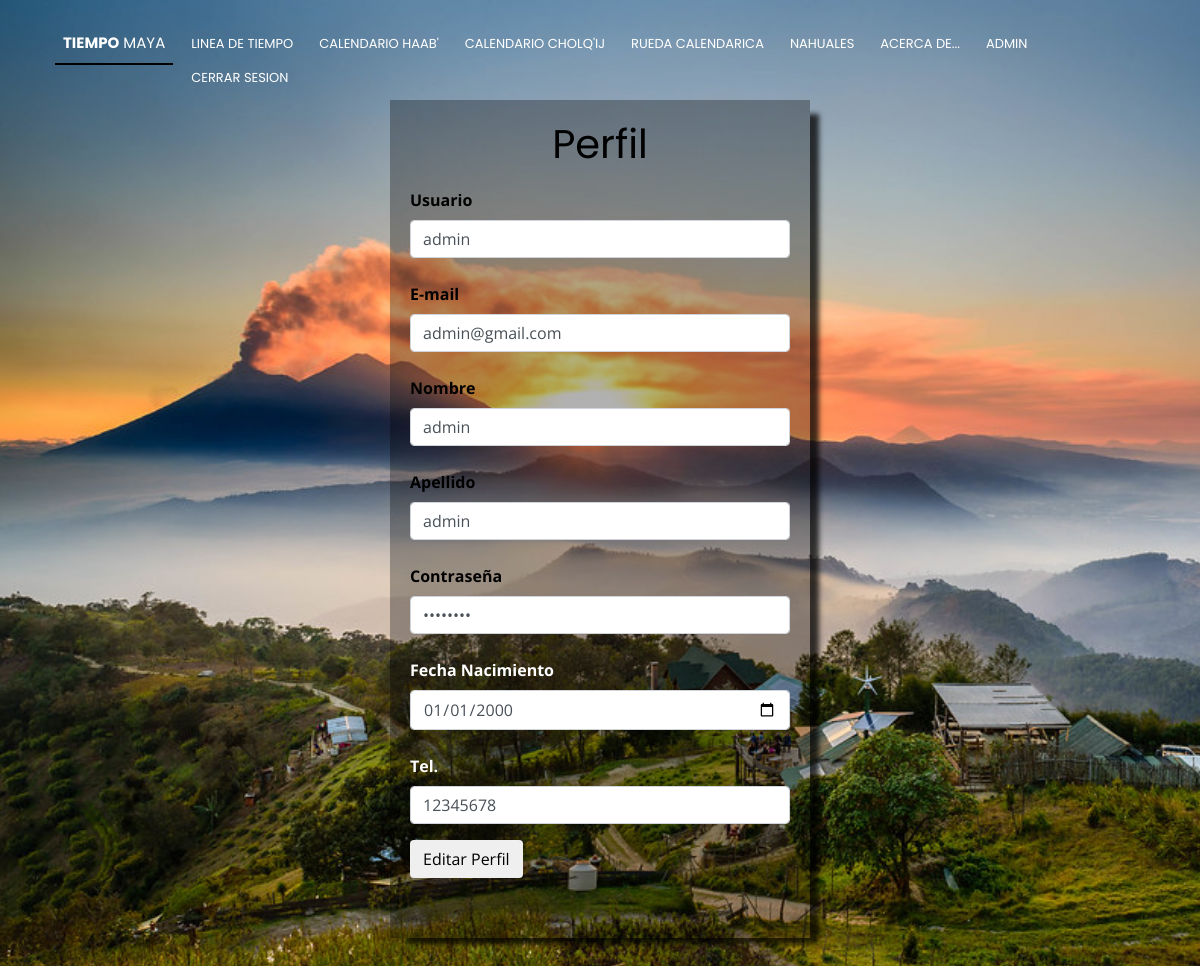
The app's page /web/CalendarioMaya/editar_perfil.php (signed in) with its own data.
### tables this page shows
CREATE TABLE `usuario` (
  `username` varchar(40) NOT NULL,
  `password` varchar(100) NOT NULL,
  `email` varchar(100) NOT NULL,
  `nombre` varchar(50) NOT NULL,
  `apellido` varchar(50) NOT NULL,
  `nacimiento` date DEFAULT NULL,
  `telefono` varchar(15) DEFAULT NULL,
  `rol` int NOT NULL
);

### web/CalendarioMaya/editar_perfil.php (the view, shortened to what this page needs)
<?php
  include './backend/database/conexion.php';
  $username = $_SESSION['nombre'];
  $result = mysqli_query($conexion, "SELECT * FROM usuario WHERE username = '$username'");
  $usuario = $result->fetch_array(MYSQLI_ASSOC);
?>
<!DOCTYPE html>
<html lang="en">
<head>
    <link href="lib/bootstrap/css/bootstrap.min.css" rel="stylesheet">
    <link href="lib/font-awesome/css/font-awesome.min.css" rel="stylesheet">
    <link href="lib/animate/animate.min.css" rel="stylesheet">
    <link href="css/style.css" rel="stylesheet">
</head>
<body>
    <div>
        <header id="header">
            <?php include 'BarradeNavegacion.php'; ?>
        </header>
    </div>
    <div class="main-container">
        <form method="POST" action="./backend/editar_perfil.php">
            <div class="form-group">
                <h1 style="text-align: center; color: black;">Perfil</h1>
            </div>
            <div class="form-group">
              <label for="InputUser"><strong>Usuario</label>
              <br>
              <input type="text" name="user" class="form-control" id="InputUser" placeholder="Usuario" required aria-describedby="userlHelp" value = "<?php echo ($usuario['username']);?>">
              <br>
              <label for="InputEmail">E-mail</label>
              <br>
              <input type="email" name="email" class="form-control" id="InputEmail" placeholder="E-mail" required aria-describedby="emailHelp" value = "<?php echo ($usuario['email']);?>">
              <br>
              <label for="InputName">Nombre</label>
              <br>
              <input type="text" name="nombre" class="form-control" id="InputNombre" placeholder="Nombre" required aria-describedby="nombreHelp" value = "<?php echo ($usuario['nombre']);?>">
              <br>
              <label for="InputApellido">Apellido</label>
              <br>
              <input type="text" name="apellido" class="form-control" id="InputApellido" placeholder="Apellido" required aria-describedby="apellidoHelp" value = "<?php echo ($usuario['apellido']);?>">
              <br>
              <label for="InputContrasenia">Contraseña</label>
              <br>
              <input type="password" name="password" minlength="8" class="form-control" id="InputContrasenia" placeholder="Contraseña" required aria-describedby="passwordHelp" value = "<?php echo ($usuario['password']);?>">
              <br>
              <label for="InputNacimiento" style="color: white;">Fecha Nacimiento</label>
              <br>
              <input type="date" name="nacimiento" class="form-control" id="InputNacimiento" aria-describedby="nacimientoHelp"
                <?php if(isset($usuario['nacimiento'])) { ?>
                value = "<?php echo date('Y-m-d', strtotime($usuario['nacimiento']));?>"
                  <?php } else { ?>
                      value = ""
                         <?php } ?>
                >
              <br>
              <label for="InputTel" style="color: white;">Tel.</label>
              <br>
              <input type="tel" name="tel" class="form-control" id="InputTel" placeholder="Telefono" aria-describedby="telHelp"
                <?php
                  if(isset($usuario['telefono'])) { ?>
                  value = "<?php echo ($usuario['telefono']);?>"
                  <?php } else { ?>
                    value = ""
                 <?php } ?>
              >
            </div>
            <button type="submit" class="btn" style="text-align: center; color: black;  margin-left: auto; margin-right: auto;">Editar Perfil</button>
          </form>
    </div>
</body>
</html>

### web/CalendarioMaya/css/style.css (style rules this page uses)
body { background: #fff; color: #666666; font-family: "Open Sans", sans-serif; }
h1, h2, h3, h4, h5, h6 { font-family: "Poppins", sans-serif; font-weight: 400; margin: 0 0 20px 0; padding: 0; color: #2dc997; }
#header { padding: 30px 0; height: 92px; position: fixed; left: 0; top: 0; right: 0; transition: all 0.5s; z-index: 997; }

### web/CalendarioMaya/editar_perfil.php (style rules this page uses)
.main-container { width: 35%; margin: 100px auto; padding: 20px 20px 60px; -webkit-box-shadow: 13px 10px 5px -4px rgba(0,0,0,0.75); -moz-box-shadow: 13px 10px 5px -4px rgba(0,0,0,0.75); box-shadow: 13px 10px 5px -4px rgba(0,0,0,0.75); background: rgba(0, 0, 0, 0.3); color: black; }
body { background: url("./img/fondo.jpg") ; background-size: cover; }

### records on screen
usuario: user "admin", email "admin@gmail.com", nombre "admin", apellido "admin", nacimiento "01/01/2000", tel "12345678"

### other values on screen
$_SESSION['nombre'] "ADMIN"
